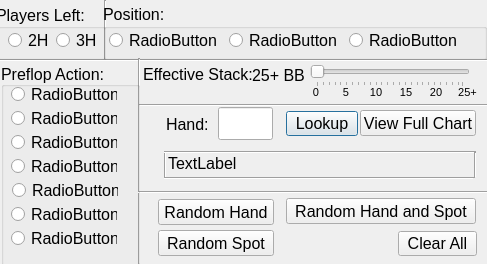
<?xml version="1.0" encoding="UTF-8"?>
<ui version="4.0">
 <class>Dialog</class>
 <widget class="QDialog" name="Dialog">
  <property name="geometry">
   <rect>
    <x>0</x>
    <y>0</y>
    <width>487</width>
    <height>264</height>
   </rect>
  </property>
  <property name="windowTitle">
   <string>Dialog</string>
  </property>
  <widget class="Line" name="line">
   <property name="geometry">
    <rect>
     <x>90</x>
     <y>0</y>
     <width>31</width>
     <height>61</height>
    </rect>
   </property>
   <property name="orientation">
    <enum>Qt::Vertical</enum>
   </property>
  </widget>
  <widget class="Line" name="line_2">
   <property name="geometry">
    <rect>
     <x>0</x>
     <y>50</y>
     <width>106</width>
     <height>21</height>
    </rect>
   </property>
   <property name="orientation">
    <enum>Qt::Horizontal</enum>
   </property>
  </widget>
  <widget class="QLineEdit" name="lineEdit">
   <property name="geometry">
    <rect>
     <x>218</x>
     <y>107</y>
     <width>55</width>
     <height>33</height>
    </rect>
   </property>
   <property name="font">
    <font>
     <pointsize>16</pointsize>
    </font>
   </property>
  </widget>
  <widget class="Line" name="line_3">
   <property name="geometry">
    <rect>
     <x>105</x>
     <y>50</y>
     <width>396</width>
     <height>20</height>
    </rect>
   </property>
   <property name="orientation">
    <enum>Qt::Horizontal</enum>
   </property>
  </widget>
  <widget class="Line" name="line_4">
   <property name="geometry">
    <rect>
     <x>124</x>
     <y>58</y>
     <width>31</width>
     <height>206</height>
    </rect>
   </property>
   <property name="orientation">
    <enum>Qt::Vertical</enum>
   </property>
  </widget>
  <widget class="Line" name="line_5">
   <property name="geometry">
    <rect>
     <x>0</x>
     <y>255</y>
     <width>151</width>
     <height>21</height>
    </rect>
   </property>
   <property name="orientation">
    <enum>Qt::Horizontal</enum>
   </property>
  </widget>
  <widget class="QSlider" name="horizontalSlider">
   <property name="geometry">
    <rect>
     <x>310</x>
     <y>65</y>
     <width>160</width>
     <height>22</height>
    </rect>
   </property>
   <property name="orientation">
    <enum>Qt::Horizontal</enum>
   </property>
   <property name="tickPosition">
    <enum>QSlider::TicksBelow</enum>
   </property>
   <property name="tickInterval">
    <number>4</number>
   </property>
  </widget>
  <widget class="QLabel" name="stacklabel">
   <property name="geometry">
    <rect>
     <x>143</x>
     <y>64</y>
     <width>111</width>
     <height>21</height>
    </rect>
   </property>
   <property name="font">
    <font>
     <pointsize>12</pointsize>
    </font>
   </property>
   <property name="text">
    <string>Effective Stack:</string>
   </property>
  </widget>
  <widget class="QLabel" name="label">
   <property name="geometry">
    <rect>
     <x>308</x>
     <y>84</y>
     <width>16</width>
     <height>16</height>
    </rect>
   </property>
   <property name="font">
    <font>
     <pointsize>8</pointsize>
    </font>
   </property>
   <property name="text">
    <string>0</string>
   </property>
   <property name="alignment">
    <set>Qt::AlignCenter</set>
   </property>
  </widget>
  <widget class="QLabel" name="label_3">
   <property name="geometry">
    <rect>
     <x>338</x>
     <y>84</y>
     <width>16</width>
     <height>16</height>
    </rect>
   </property>
   <property name="font">
    <font>
     <pointsize>8</pointsize>
    </font>
   </property>
   <property name="text">
    <string>5</string>
   </property>
   <property name="alignment">
    <set>Qt::AlignCenter</set>
   </property>
  </widget>
  <widget class="QLabel" name="label_4">
   <property name="geometry">
    <rect>
     <x>368</x>
     <y>84</y>
     <width>16</width>
     <height>16</height>
    </rect>
   </property>
   <property name="font">
    <font>
     <pointsize>8</pointsize>
    </font>
   </property>
   <property name="text">
    <string>10</string>
   </property>
   <property name="alignment">
    <set>Qt::AlignCenter</set>
   </property>
  </widget>
  <widget class="QLabel" name="label_5">
   <property name="geometry">
    <rect>
     <x>398</x>
     <y>84</y>
     <width>16</width>
     <height>16</height>
    </rect>
   </property>
   <property name="font">
    <font>
     <pointsize>8</pointsize>
    </font>
   </property>
   <property name="text">
    <string>15</string>
   </property>
   <property name="alignment">
    <set>Qt::AlignCenter</set>
   </property>
  </widget>
  <widget class="QLabel" name="label_6">
   <property name="geometry">
    <rect>
     <x>428</x>
     <y>84</y>
     <width>16</width>
     <height>16</height>
    </rect>
   </property>
   <property name="font">
    <font>
     <pointsize>8</pointsize>
    </font>
   </property>
   <property name="text">
    <string>20</string>
   </property>
   <property name="alignment">
    <set>Qt::AlignCenter</set>
   </property>
  </widget>
  <widget class="QLabel" name="label_7">
   <property name="geometry">
    <rect>
     <x>456</x>
     <y>84</y>
     <width>23</width>
     <height>16</height>
    </rect>
   </property>
   <property name="font">
    <font>
     <pointsize>8</pointsize>
    </font>
   </property>
   <property name="text">
    <string>25+</string>
   </property>
   <property name="alignment">
    <set>Qt::AlignCenter</set>
   </property>
  </widget>
  <widget class="Line" name="line_6">
   <property name="geometry">
    <rect>
     <x>139</x>
     <y>95</y>
     <width>407</width>
     <height>21</height>
    </rect>
   </property>
   <property name="orientation">
    <enum>Qt::Horizontal</enum>
   </property>
  </widget>
  <widget class="QLabel" name="handlabel">
   <property name="geometry">
    <rect>
     <x>166</x>
     <y>114</y>
     <width>46</width>
     <height>21</height>
    </rect>
   </property>
   <property name="font">
    <font>
     <pointsize>12</pointsize>
    </font>
   </property>
   <property name="text">
    <string>Hand:</string>
   </property>
  </widget>
  <widget class="QPushButton" name="lookupbutton">
   <property name="geometry">
    <rect>
     <x>286</x>
     <y>111</y>
     <width>72</width>
     <height>25</height>
    </rect>
   </property>
   <property name="font">
    <font>
     <pointsize>12</pointsize>
    </font>
   </property>
   <property name="text">
    <string>Lookup</string>
   </property>
  </widget>
  <widget class="QPushButton" name="clearbutton">
   <property name="geometry">
    <rect>
     <x>398</x>
     <y>231</y>
     <width>79</width>
     <height>25</height>
    </rect>
   </property>
   <property name="font">
    <font>
     <pointsize>12</pointsize>
    </font>
   </property>
   <property name="text">
    <string>Clear All</string>
   </property>
  </widget>
  <widget class="QPushButton" name="lookupbutton_2">
   <property name="geometry">
    <rect>
     <x>360</x>
     <y>110</y>
     <width>116</width>
     <height>26</height>
    </rect>
   </property>
   <property name="font">
    <font>
     <pointsize>12</pointsize>
    </font>
   </property>
   <property name="text">
    <string>View Full Chart</string>
   </property>
  </widget>
  <widget class="Line" name="line_7">
   <property name="geometry">
    <rect>
     <x>138</x>
     <y>182</y>
     <width>407</width>
     <height>21</height>
    </rect>
   </property>
   <property name="orientation">
    <enum>Qt::Horizontal</enum>
   </property>
  </widget>
  <widget class="QPushButton" name="randomhand">
   <property name="geometry">
    <rect>
     <x>158</x>
     <y>199</y>
     <width>116</width>
     <height>26</height>
    </rect>
   </property>
   <property name="font">
    <font>
     <pointsize>12</pointsize>
    </font>
   </property>
   <property name="text">
    <string>Random Hand</string>
   </property>
  </widget>
  <widget class="QPushButton" name="randomspot">
   <property name="geometry">
    <rect>
     <x>158</x>
     <y>230</y>
     <width>116</width>
     <height>26</height>
    </rect>
   </property>
   <property name="font">
    <font>
     <pointsize>12</pointsize>
    </font>
   </property>
   <property name="text">
    <string>Random Spot</string>
   </property>
  </widget>
  <widget class="QPushButton" name="randomhandspot">
   <property name="geometry">
    <rect>
     <x>286</x>
     <y>198</y>
     <width>190</width>
     <height>26</height>
    </rect>
   </property>
   <property name="font">
    <font>
     <pointsize>12</pointsize>
    </font>
   </property>
   <property name="text">
    <string>Random Hand and Spot</string>
   </property>
  </widget>
  <widget class="QLabel" name="label_2">
   <property name="geometry">
    <rect>
     <x>168</x>
     <y>150</y>
     <width>303</width>
     <height>27</height>
    </rect>
   </property>
   <property name="font">
    <font>
     <pointsize>12</pointsize>
    </font>
   </property>
   <property name="text">
    <string>TextLabel</string>
   </property>
  </widget>
  <widget class="Line" name="line_9">
   <property name="geometry">
    <rect>
     <x>150</x>
     <y>152</y>
     <width>31</width>
     <height>26</height>
    </rect>
   </property>
   <property name="orientation">
    <enum>Qt::Vertical</enum>
   </property>
  </widget>
  <widget class="Line" name="line_10">
   <property name="geometry">
    <rect>
     <x>164</x>
     <y>142</y>
     <width>312</width>
     <height>21</height>
    </rect>
   </property>
   <property name="orientation">
    <enum>Qt::Horizontal</enum>
   </property>
  </widget>
  <widget class="Line" name="line_11">
   <property name="geometry">
    <rect>
     <x>460</x>
     <y>152</y>
     <width>31</width>
     <height>26</height>
    </rect>
   </property>
   <property name="orientation">
    <enum>Qt::Vertical</enum>
   </property>
  </widget>
  <widget class="Line" name="line_12">
   <property name="geometry">
    <rect>
     <x>164</x>
     <y>168</y>
     <width>310</width>
     <height>21</height>
    </rect>
   </property>
   <property name="orientation">
    <enum>Qt::Horizontal</enum>
   </property>
  </widget>
  <widget class="QGroupBox" name="PositionBox">
   <property name="enabled">
    <bool>true</bool>
   </property>
   <property name="geometry">
    <rect>
     <x>103</x>
     <y>4</y>
     <width>384</width>
     <height>56</height>
    </rect>
   </property>
   <property name="font">
    <font>
     <pointsize>12</pointsize>
    </font>
   </property>
   <property name="title">
    <string>Position:</string>
   </property>
   <widget class="QRadioButton" name="pos1">
    <property name="geometry">
     <rect>
      <x>6</x>
      <y>28</y>
      <width>111</width>
      <height>17</height>
     </rect>
    </property>
    <property name="font">
     <font>
      <pointsize>12</pointsize>
     </font>
    </property>
    <property name="text">
     <string>RadioButton</string>
    </property>
   </widget>
   <widget class="QRadioButton" name="pos3">
    <property name="geometry">
     <rect>
      <x>246</x>
      <y>28</y>
      <width>111</width>
      <height>17</height>
     </rect>
    </property>
    <property name="font">
     <font>
      <pointsize>12</pointsize>
     </font>
    </property>
    <property name="text">
     <string>RadioButton</string>
    </property>
   </widget>
   <widget class="QRadioButton" name="pos2">
    <property name="geometry">
     <rect>
      <x>126</x>
      <y>28</y>
      <width>111</width>
      <height>17</height>
     </rect>
    </property>
    <property name="font">
     <font>
      <pointsize>12</pointsize>
     </font>
    </property>
    <property name="text">
     <string>RadioButton</string>
    </property>
   </widget>
  </widget>
  <widget class="QGroupBox" name="playersbox">
   <property name="geometry">
    <rect>
     <x>-4</x>
     <y>4</y>
     <width>110</width>
     <height>56</height>
    </rect>
   </property>
   <property name="font">
    <font>
     <pointsize>12</pointsize>
    </font>
   </property>
   <property name="title">
    <string>Players Left:</string>
   </property>
   <property name="alignment">
    <set>Qt::AlignLeading|Qt::AlignLeft|Qt::AlignVCenter</set>
   </property>
   <widget class="QRadioButton" name="twohanded">
    <property name="geometry">
     <rect>
      <x>12</x>
      <y>28</y>
      <width>41</width>
      <height>17</height>
     </rect>
    </property>
    <property name="font">
     <font>
      <pointsize>12</pointsize>
     </font>
    </property>
    <property name="text">
     <string>2H</string>
    </property>
   </widget>
   <widget class="QRadioButton" name="threehanded">
    <property name="geometry">
     <rect>
      <x>60</x>
      <y>28</y>
      <width>42</width>
      <height>17</height>
     </rect>
    </property>
    <property name="font">
     <font>
      <pointsize>12</pointsize>
     </font>
    </property>
    <property name="text">
     <string>3H</string>
    </property>
   </widget>
  </widget>
  <widget class="QGroupBox" name="actionbox">
   <property name="geometry">
    <rect>
     <x>1</x>
     <y>62</y>
     <width>139</width>
     <height>204</height>
    </rect>
   </property>
   <property name="font">
    <font>
     <pointsize>12</pointsize>
    </font>
   </property>
   <property name="title">
    <string>Preflop Action:</string>
   </property>
   <property name="alignment">
    <set>Qt::AlignBottom|Qt::AlignLeading|Qt::AlignLeft</set>
   </property>
   <widget class="QRadioButton" name="action3">
    <property name="geometry">
     <rect>
      <x>10</x>
      <y>72</y>
      <width>106</width>
      <height>17</height>
     </rect>
    </property>
    <property name="font">
     <font>
      <pointsize>12</pointsize>
     </font>
    </property>
    <property name="text">
     <string>RadioButton</string>
    </property>
   </widget>
   <widget class="QRadioButton" name="action4">
    <property name="geometry">
     <rect>
      <x>10</x>
      <y>96</y>
      <width>106</width>
      <height>17</height>
     </rect>
    </property>
    <property name="font">
     <font>
      <pointsize>12</pointsize>
     </font>
    </property>
    <property name="text">
     <string>RadioButton</string>
    </property>
   </widget>
   <widget class="QRadioButton" name="action2">
    <property name="geometry">
     <rect>
      <x>10</x>
      <y>48</y>
      <width>106</width>
      <height>17</height>
     </rect>
    </property>
    <property name="font">
     <font>
      <pointsize>12</pointsize>
     </font>
    </property>
    <property name="text">
     <string>RadioButton</string>
    </property>
   </widget>
   <widget class="QRadioButton" name="action1">
    <property name="geometry">
     <rect>
      <x>10</x>
      <y>24</y>
      <width>106</width>
      <height>17</height>
     </rect>
    </property>
    <property name="font">
     <font>
      <pointsize>12</pointsize>
     </font>
    </property>
    <property name="text">
     <string>RadioButton</string>
    </property>
   </widget>
   <widget class="QRadioButton" name="action5">
    <property name="geometry">
     <rect>
      <x>11</x>
      <y>120</y>
      <width>106</width>
      <height>17</height>
     </rect>
    </property>
    <property name="font">
     <font>
      <pointsize>12</pointsize>
     </font>
    </property>
    <property name="text">
     <string>RadioButton</string>
    </property>
   </widget>
   <widget class="QRadioButton" name="action6">
    <property name="geometry">
     <rect>
      <x>10</x>
      <y>144</y>
      <width>106</width>
      <height>17</height>
     </rect>
    </property>
    <property name="font">
     <font>
      <pointsize>12</pointsize>
     </font>
    </property>
    <property name="text">
     <string>RadioButton</string>
    </property>
   </widget>
   <widget class="QRadioButton" name="action7">
    <property name="geometry">
     <rect>
      <x>10</x>
      <y>168</y>
      <width>106</width>
      <height>17</height>
     </rect>
    </property>
    <property name="font">
     <font>
      <pointsize>12</pointsize>
     </font>
    </property>
    <property name="text">
     <string>RadioButton</string>
    </property>
   </widget>
  </widget>
  <widget class="QLabel" name="bblabel">
   <property name="geometry">
    <rect>
     <x>252</x>
     <y>62</y>
     <width>56</width>
     <height>27</height>
    </rect>
   </property>
   <property name="font">
    <font>
     <pointsize>12</pointsize>
    </font>
   </property>
   <property name="text">
    <string>25+ BB</string>
   </property>
  </widget>
 </widget>
 <resources/>
 <connections/>
</ui>
